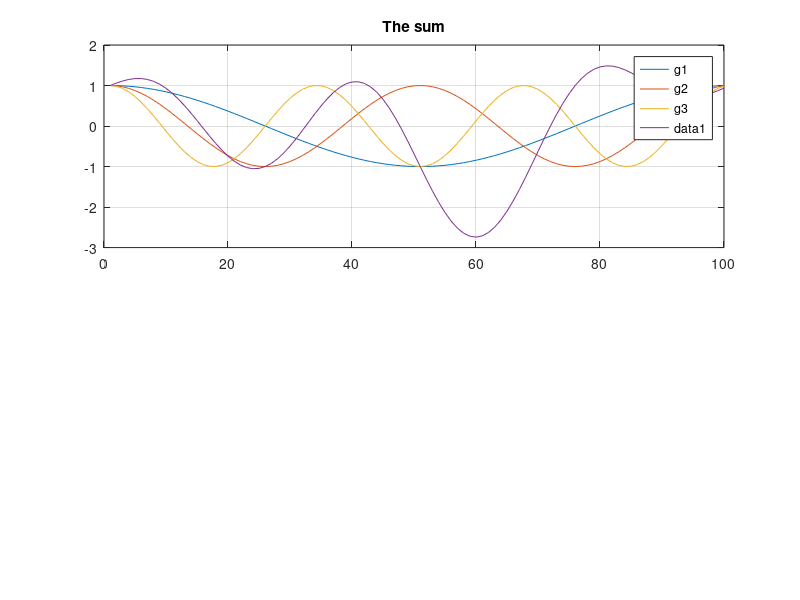

Write the MATLAB code that produced this figure.

clc
clear
close all

%N=1e3;

T=1;

f0=1;

Fs=100*f0;

Ts=1/Fs;

N=T/Ts;

t=0:Ts:(N-1)*Ts;

% x1=cos(2*pi*f0*t);
% x2=cos(2*pi*2*f0*t);
% x3=cos(2*pi*3*f0*t);

x1=exp(j*2*pi*f0*t);
x2=exp(j*2*pi*2*f0*t);
x3=exp(j*2*pi*3*f0*t);



x=1*x1+j*x2-j*x3;


figure
set(gcf,'windowstyle','docked')
subplot(2,1,1)
plot(real(x1))
hold on
plot(real(x2))
hold on
plot(real(x3))
grid on

legend('g1','g2','g3')

%subplot(2,1,2)
title('The sum')
plot(real(x))
grid on